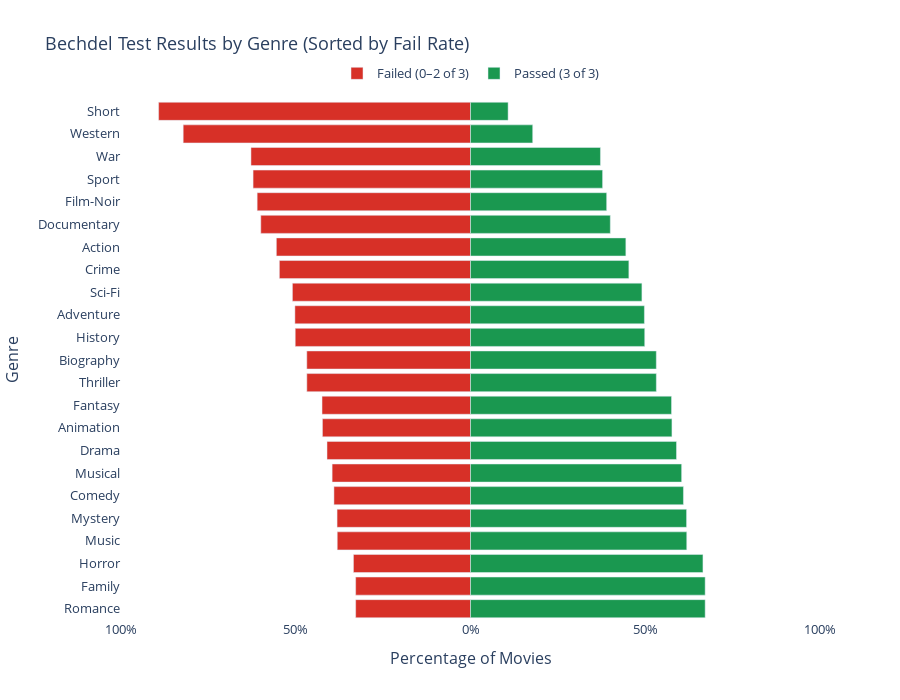

The code cell stored with this chart in its notebook:
### Code cell
# ---- DIVERTING BAR CHART FOR BECHDEL TEST SCORE DISTRIBUTION PER GENRE ----

# new copy of clean dataframe loaded into new variable
df_bar = df2.copy()

# ---- Data Processing ----

# split multi-genre rows (same as previous plot)
df_bar["genre_list"] = df_bar["genre"].str.split(",")
df_bar = df_bar.explode("genre_list")
df_bar["genre_list"] = df_bar["genre_list"].str.strip()

# keep valid Bechdel ratings
df_bar = df_bar[df_bar["rating"].isin([0, 1, 2, 3])]

# remove genres with very few observations
df_bar = df_bar[~df_bar["genre_list"].isin(["Adult", "News"])]

# group by genre to calculate totals and pass/fail counts
grouped = df_bar.groupby("genre_list")

summary = grouped.agg(
    total=("rating", "count"),      # Total number of movies in each genre
    pass_count=("rating", lambda x: (x == 3).sum()),       # Number of movies that pass the test (3 of 3)
    fail_count=("rating", lambda x: (x != 3).sum())        # Number of movies that partially pass the test (1/2 of 3)
).reset_index()

# convert raw counts into percentages for fair comparison across genres
summary["pass_pct"] = 100 * summary["pass_count"] / summary["total"]
summary["fail_pct"] = 100 * summary["fail_count"] / summary["total"]

# sort genres by ascending fail rate
summary = summary.sort_values("fail_pct", ascending=True)

# ---- Visualisation ----

# creat a diverging bar chart
fig = go.Figure()

# add FAIL bars (plotted as negative values so they extend left)
fig.add_bar(
    y=summary["genre_list"],
    x=-summary["fail_pct"],
    orientation="h",
    name="Failed (0–2 of 3)",
    marker_color="#d73027",       # red = failure
    hovertemplate="Genre: %{y}<br>Fail: %{x:.1f}%<extra></extra>"
)

# add PASS bars (plotted as positive values so they extend right)
fig.add_bar(
    y=summary["genre_list"],
    x=summary["pass_pct"],
    orientation="h",
    name="Passed (3 of 3)",
    marker_color="#1a9850",       # green = success
    hovertemplate="Genre: %{y}<br>Pass: %{x:.1f}%<extra></extra>"
)

# ---- Styling ----

# allows left/right stacking from the center
fig.update_layout(
    title="Bechdel Test Results by Genre (Sorted by Fail Rate)",
    barmode="relative",
    height=700,
    paper_bgcolor="white",
    plot_bgcolor="white",
    xaxis_title="Percentage of Movies",
    yaxis_title="Genre",
    font=dict(size=13),
    legend=dict(orientation="h", y=1.08, x=0.5, xanchor="center")
)

# create centered percentage axis
fig.update_xaxes(
    tickvals=[-100, -50, 0, 50, 100],
    ticktext=["100%", "50%", "0%", "50%", "100%"],
    range=[-100, 100]
)

# render the figure
fig.show()

### Figure 1 — Plotly figure (JSON) as saved in the notebook; plotly's stock layout.template omitted (floating-point values rounded to 4 significant figures)
{"data": [{"hovertemplate": "Genre: %{y}<br>Fail: %{x:.1f}%<extra></extra>", "marker": {"color": "#d73027"}, "name": "Failed (0–2 of 3)", "orientation": "h", "type": "bar", "x": [-32.86, -32.86, -33.49, -38.12, -38.18, -39.07, -39.59, -41.06, -42.36, -42.48, -46.83, -46.84, -50.15, -50.24, -50.95, -54.69, -55.55, -60.0, -61.04, -62.21, -62.81, -82.2, -89.24], "y": ["Romance", "Family", "Horror", "Music", "Mystery", "Comedy", "Musical", "Drama", "Animation", "Fantasy", "Thriller", "Biography", "History", "Adventure", "Sci-Fi", "Crime", "Action", "Documentary", "Film-Noir", "Sport", "War", "Western", "Short"]}, {"hovertemplate": "Genre: %{y}<br>Pass: %{x:.1f}%<extra></extra>", "marker": {"color": "#1a9850"}, "name": "Passed (3 of 3)", "orientation": "h", "type": "bar", "x": [67.14, 67.14, 66.51, 61.88, 61.82, 60.93, 60.41, 58.94, 57.64, 57.52, 53.17, 53.16, 49.85, 49.76, 49.05, 45.31, 44.45, 40.0, 38.96, 37.79, 37.19, 17.8, 10.76], "y": ["Romance", "Family", "Horror", "Music", "Mystery", "Comedy", "Musical", "Drama", "Animation", "Fantasy", "Thriller", "Biography", "History", "Adventure", "Sci-Fi", "Crime", "Action", "Documentary", "Film-Noir", "Sport", "War", "Western", "Short"]}], "layout": {"barmode": "relative", "font": {"size": 13}, "height": 700, "legend": {"orientation": "h", "x": 0.5, "xanchor": "center", "y": 1.08}, "paper_bgcolor": "white", "plot_bgcolor": "white", "title": {"text": "Bechdel Test Results by Genre (Sorted by Fail Rate)"}, "xaxis": {"range": [-100, 100], "ticktext": ["100%", "50%", "0%", "50%", "100%"], "tickvals": [-100, -50, 0, 50, 100], "title": {"text": "Percentage of Movies"}}, "yaxis": {"title": {"text": "Genre"}}}}
